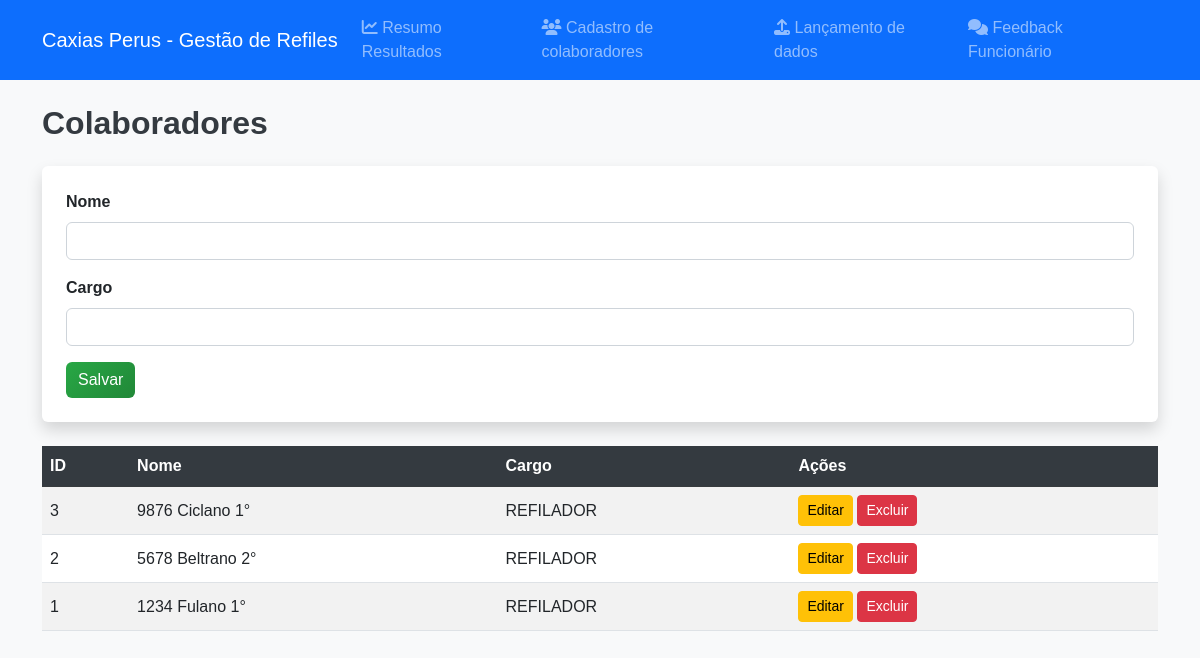
/colaboradores, run on an earlier commit of the app's database.
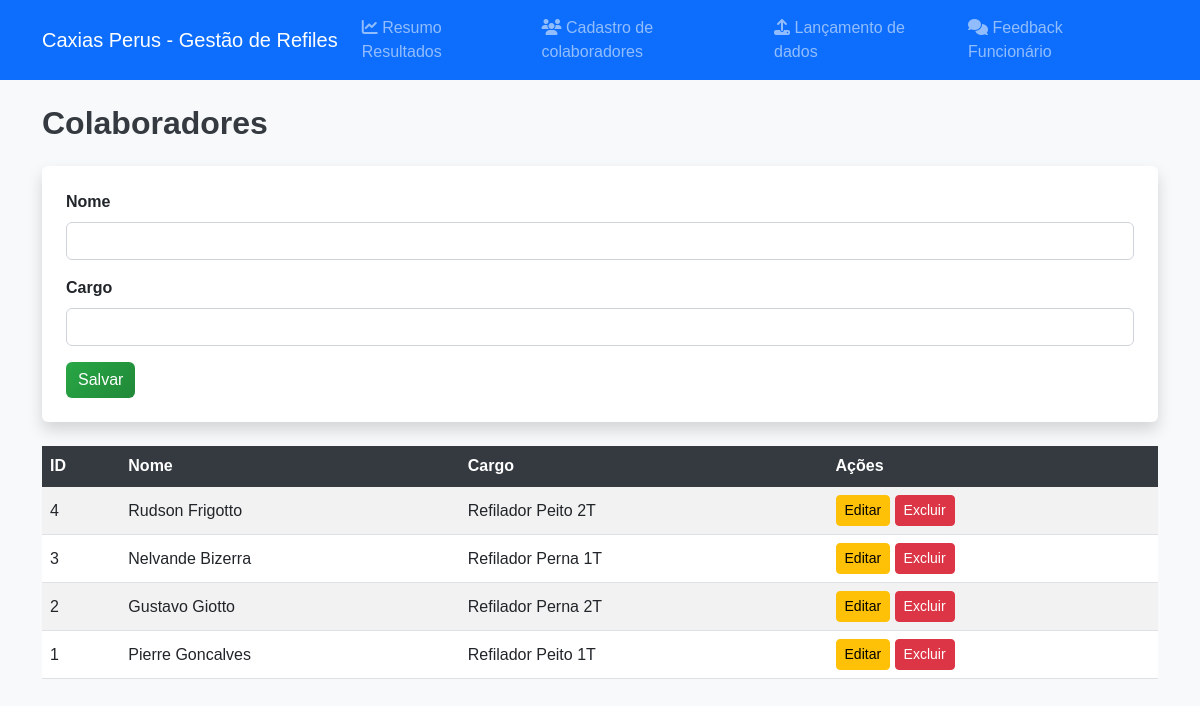
And on a later commit of the database.
### app/models.py (models this page shows)
class Colaborador(db.Model):
    id = db.Column(db.Integer, primary_key=True)
    nome = db.Column(db.String(100), nullable=False)
    cargo = db.Column(db.String(100), nullable=False)
    importacoes = db.relationship('Importacao', backref='colaborador', cascade='all, delete-orphan')

### app/routes.py (the view, shortened to what this page needs)
@main.route('/colaboradores', methods=['GET', 'POST'])
def colaboradores():
    colaboradores = Colaborador.query.order_by(Colaborador.id.desc()).all()
    return render_template('colaboradores.html', colaboradores=colaboradores)

### app/templates/colaboradores.html
{% extends 'base.html' %}
{% block content %}
<h2 class="mb-4">Colaboradores</h2>
<form method="POST" class="mb-4 p-4 bg-white shadow rounded">
    <div class="mb-3">
        <label class="form-label">Nome</label>
        <input type="text" name="nome" class="form-control" required>
    </div>
    <div class="mb-3">
        <label class="form-label">Cargo</label>
        <input type="text" name="cargo" class="form-control" required>
    </div>
    <button type="submit" class="btn btn-success">Salvar</button>
</form>
<table class="table table-striped table-hover">
    <thead class="table-dark">
        <tr>
            <th>ID</th>
            <th>Nome</th>
            <th>Cargo</th>
            <th>Ações</th>
        </tr>
    </thead>
    <tbody>
        {% for colaborador in colaboradores %}
        <tr>
            <td>{{ colaborador.id }}</td>
            <td>{{ colaborador.nome }}</td>
            <td>{{ colaborador.cargo }}</td>
            <td>
                <a href="{{ url_for('main.edit_colaborador', id=colaborador.id) }}" class="btn btn-warning btn-sm">Editar</a>
                <form action="{{ url_for('main.delete_colaborador', id=colaborador.id) }}" method="POST" class="d-inline">
                    <button type="submit" class="btn btn-danger btn-sm" onclick="return confirm('Deseja excluir?')">Excluir</button>
                </form>
            </td>
        </tr>
        {% endfor %}
    </tbody>
</table>
{% endblock %}

What changed in the data, as far as the page shows it:
added Colaborador: id "4", nome "Rudson Frigotto", cargo "Refilador Peito 2T"
changed Colaborador id 3: nome "9876 Ciclano 1°" → "Nelvande Bizerra"; cargo "REFILADOR" → "Refilador Perna 1T"
changed Colaborador id 2: nome "5678 Beltrano 2°" → "Gustavo Giotto"; cargo "REFILADOR" → "Refilador Perna 2T"
changed Colaborador id 1: nome "1234 Fulano 1°" → "Pierre Goncalves"; cargo "REFILADOR" → "Refilador Peito 1T"
